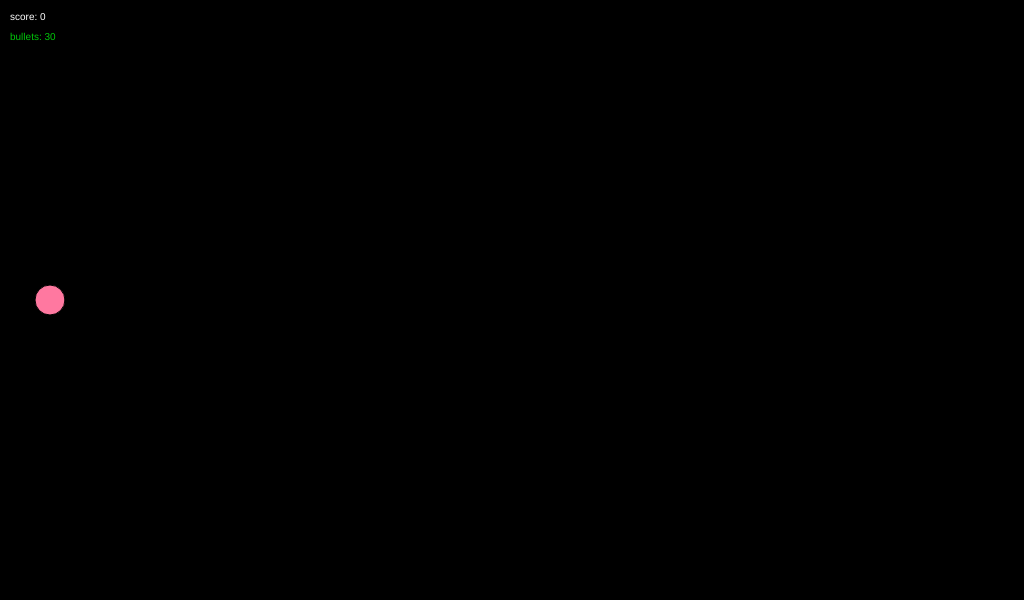
Frame 1 (no input)
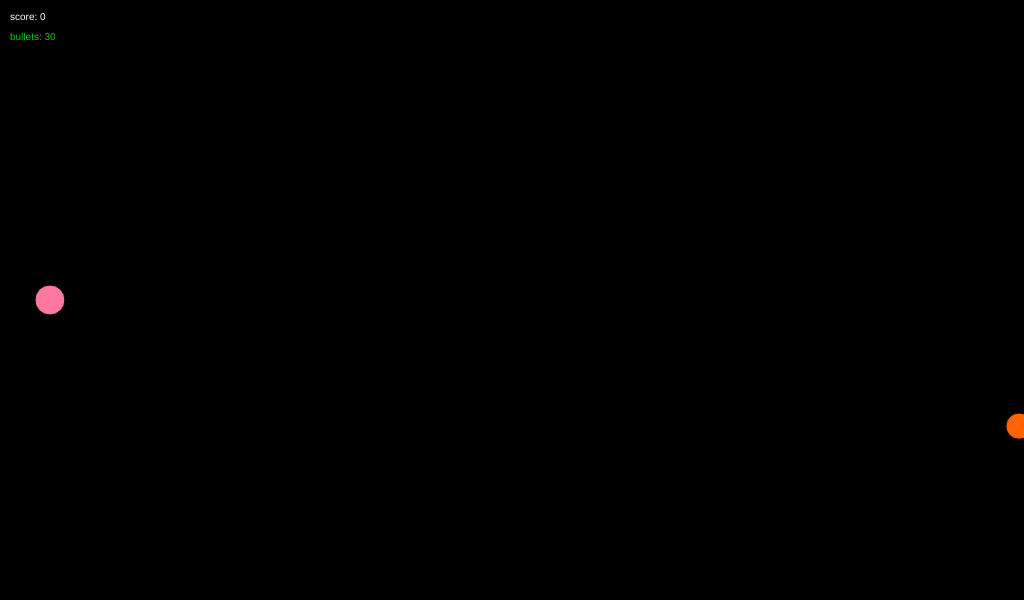
Frame 60 (no input)
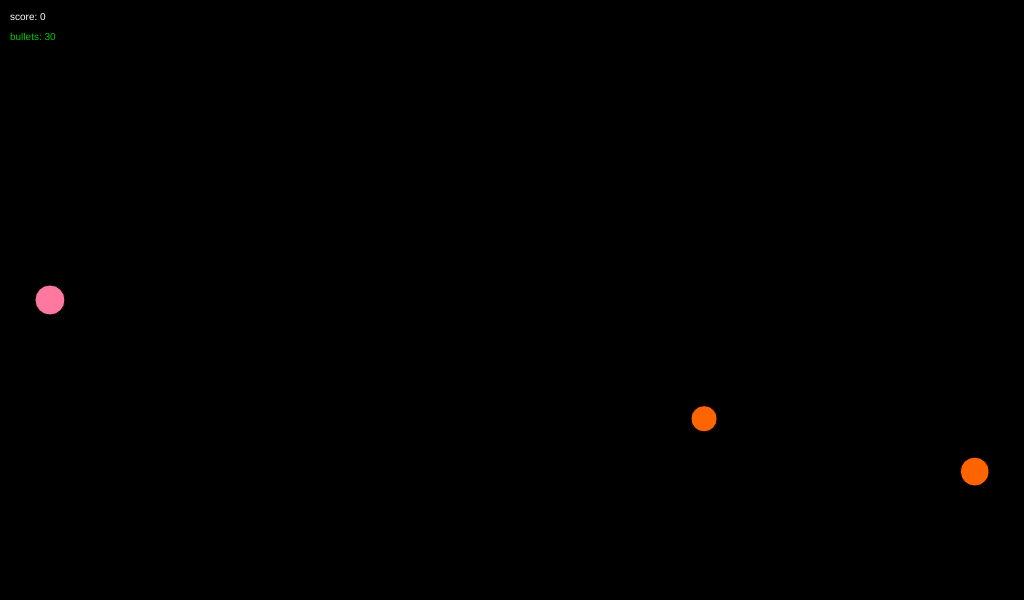
Frame 120 (the mouse pressed at the canvas centre since frame 60)

The p5.js sketch that drew these frames (run headless with seeded random() and noise() and a simulated clock; from frame 60 on, the mouse is pressed at the canvas centre):

// p5.js sketch
// ── sketch.js
var player;
var enemies = [];
var bullets = [];
var loopGame = true;


function setup() {
  createCanvas(1024, 600);
  player = new Player();
}

function draw() {
  background(0);
  if (!loopGame) {
    noLoop();
  }
  player.update();
  player.show();
  handleBullets();
  handleEnemies();
  produceEnemies();
  displayText();

}

function keyPressed() {
  if (key == ' ') {
    player.shoot();
  }
}

function handleBullets() {
  for (var i = 0; i < bullets.length; i++) {
    bullet = bullets[i];
    bullet.update();
    bullet.show();
    for (var j = 0; j < enemies.length; j++) {
      if (bullet.hits(enemies[j])) {
        enemies[j].destroy();
        enemies.splice(j, 1);
        bullets.splice(i, 1);
        score ++;
      }
    }
  }
}

function handleEnemies() {
  for (var i = 0; i < enemies.length; i++) {
    enemy = enemies[i];
    enemy.update();
    enemy.show();
    if (enemy.hits(player)) {
      loopGame = false;
    }
    if (enemy.isOut()) {
      console.log('is out!');
      enemies.splice(i, 1);
    }
  }
}

function produceEnemies() {
  if (frameCount % 40 == 0) {
    enemies.push(new Enemy(width + 100, random(height), random(10, 25), random(3, 6), random(-0.4, 0.4)));
  }
  if(frameCount % 320 == 0) {
    var y = random(height);
    for (let i = 0; i < 8; i++) {
      enemies.push(new Enemy(width + 100, y + random(-50, 50), random(10, 25), random(3, 6), random(-0.4, 0.4)));
    }
  }
}

function displayText() {
  textSize(10);
  fill(255);
  text('score: ' + score.toString(), 10, 20);
  fill(0, 200, 10);
  text('bullets: ' + rounds.toString(), 10, 40);
}

// ── bullet.js
function Bullet(x, y) {

  this.radius = 2.5;
  this.speed = 18;

  this.x = x;
  this.y = y;

  this.update = function () {
    this.x += this.speed;
  }

  this.show = function() {
    fill(0, 255, 80);
    ellipse(this.x, this.y, this.radius*2);
  }

  this.hits = function(enemy) {
    return dist(this.x, this.y, enemy.x, enemy.y) < (enemy.radius + this.radius);
  }
}

// ── common.js
var rounds = 30;

var NO_POWER_CODE = 0;
var RADIAL_SHOOT_CODE = 1;
var MULTIPLE_SHOOT_CODE = 2;

var SUPER_POWER_TIME_LIMIT = 5000;

var SPECIAL_BULLET_COLOR_R = 109;
var SPECIAL_BULLET_COLOR_G = 112;
var SPECIAL_BULLET_COLOR_B = 25;

function getRandomInt(min, max) {
  min = Math.ceil(min);
  max = Math.floor(max);
  return Math.floor(Math.random() * (max - min)) + min; //The maximum is exclusive and the minimum is inclusive
}

function getGameOverText() {
  var rand = getRandomInt(0, 6);
  switch (rand) {
    case 0:
      return "UPSI... :<";
    case 1:
      return "NO ALE WERCIA...";
    case 2:
      return "POMYLILO CI SIE??";
    case 3:
      return "MUSZE CI COS POWIEDZIEC...";
    case 4:
      return "OJ. OJOJOJOJ.";
    case 5:
      return "ROZPROSZYLES MNIE";
    default:
      break;
  }
}


// uzytkownik uderza w bonus:
//   bonus znika
//   pobierane sa dane o kodzie bonusu
//   ustawiany jest bonus o danym kodzie na uzytkowniku
//   wyswietla sie znaczek bonusu o danym kodzie w prawym gornym rogu (rozrozniane po kolorach), jesli juz jest - zastepujemy

// ── enemy.js
function Enemy(x, y, r, sx, sy) {

  this.x = x;
  this.y = y;
  this.radius = r;
  this.speedX = sx;
  this.speedY = sy;

  this.update = function () {
    this.x -= this.speedX;
    this.y += this.speedY
  }

  this.show = function() {
    fill(255, 100, 0);
    ellipse(this.x, this.y, this.radius*2);
  }

  this.destroy = function() {
    if (this.radius > 15) {
      enemies.push(new Enemy(this.x, this.y, this.radius/2, this.speedX, random(-2, 2)));
      enemies.push(new Enemy(this.x, this.y, this.radius/2, this.speedX, random(-2, 2)));
    }
  }

  this.hits = function(player) {
    return dist(this.x, this.y, player.x, player.y) < (this.radius + player.radius);
  }

  this.isOut = function() {
    return (this.x < 0 || this.y > height || this.y < 0);
  }
}

// ── player.js
var score = 0;
var rounds = 30;


function Player() {

  this.radius = 15;
  this.x = 50;
  this.y = height/2;
  this.speed = 0;
  this.acceleration = 0;

  this.show = function() {
    fill(255, 120, 160);
    ellipse(this.x, this.y, this.radius*2);
  }

  this.moveUp = function() {
    this.acceleration = -1;
  }
  this.moveDown = function() {
    this.acceleration = 1;
  }

  this.update = function() {
    if (keyIsDown(DOWN_ARROW) || keyIsDown(LEFT_ARROW)) {
      player.moveDown();
    }
    if (keyIsDown(UP_ARROW) || keyIsDown(RIGHT_ARROW)) {
      player.moveUp();
    }
    // if (keyIsDown(32)) {
    //   player.shoot();
    // }
    this.speed += this.acceleration;
    this.y += this.speed;
    // this.speed *= 0.99;
    this.acceleration = 0;
  }

  this.shoot = function() {
    if (rounds > 0) {
      rounds--;
      bullets.push(new Bullet(this.x, this.y));
    }
  }
}
